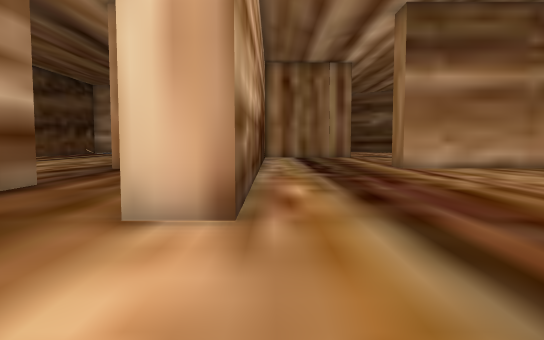
View 1 (above)

19 first-person views from a walk through a Unity game level. The camera is 1.5 m above the floor, tilts 4° down and sees 70° across. The floor is counted in squares, 2 m on a side. Each view is taken from the middle of a square. On the plan, view 1 faces up. The plan holds only what a view shows up to about 12 squares ahead; the rest is blank. The place goes on beyond the plan. The player is left out.

View 2
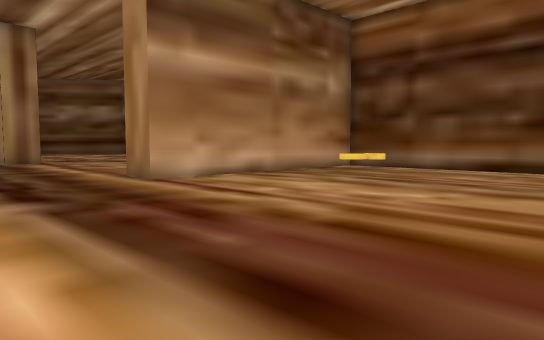

View 3
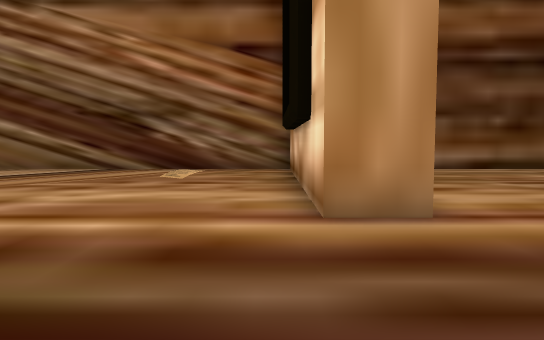

View 4
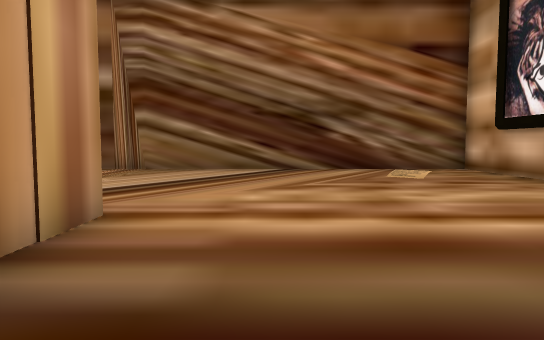

View 5
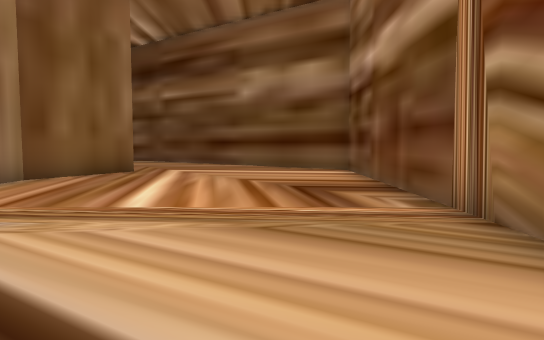

View 6
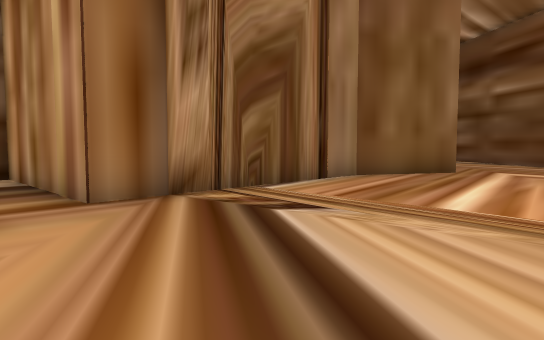

View 7
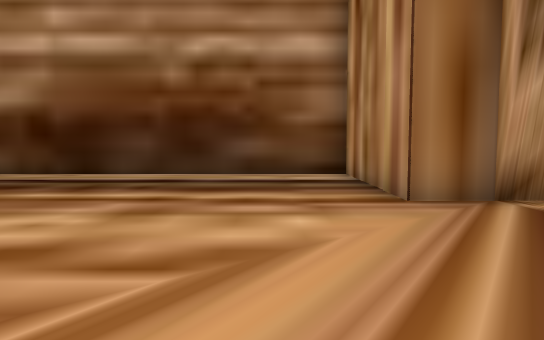

View 8
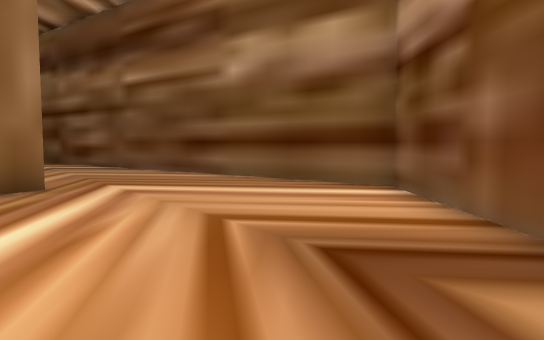

View 9
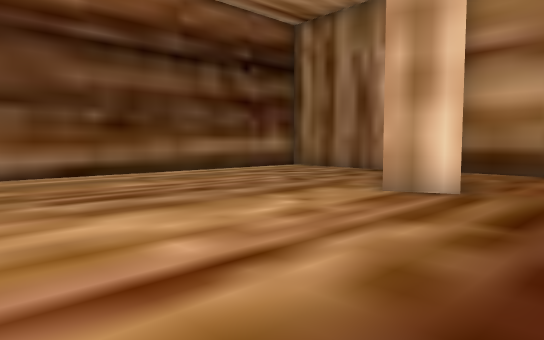

View 10
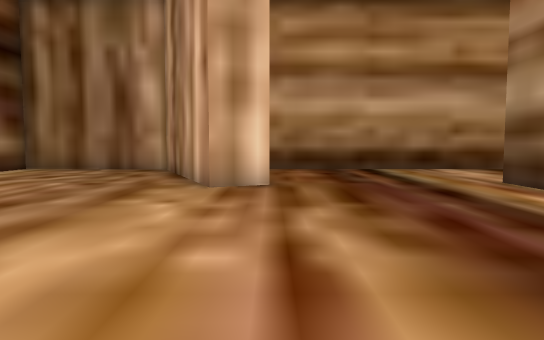

View 11
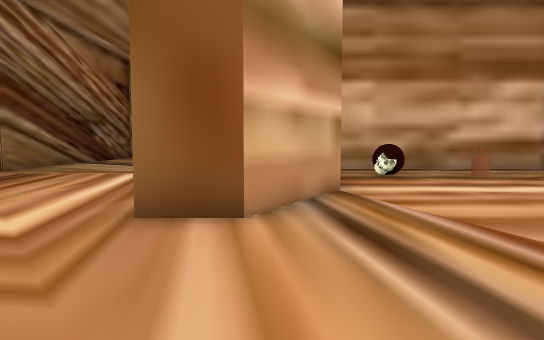

View 12
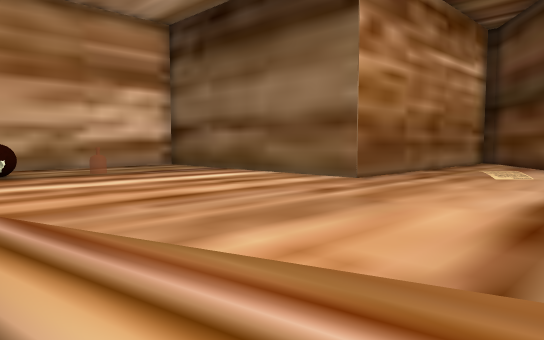

View 13
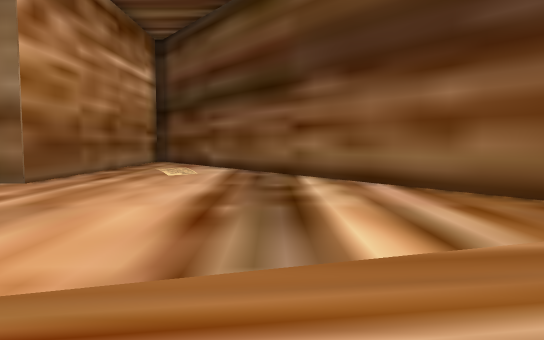

View 14
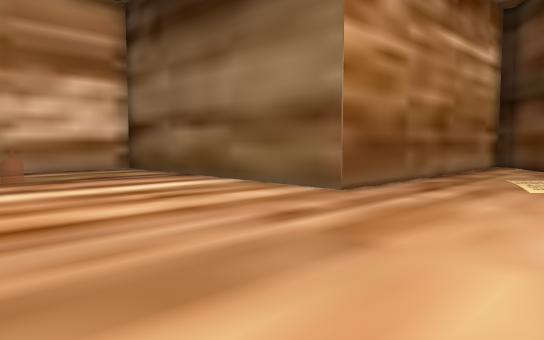

View 15
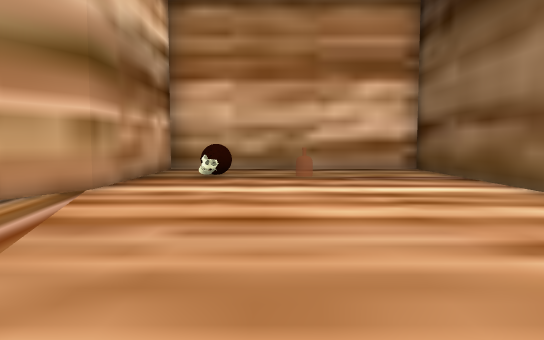

View 16
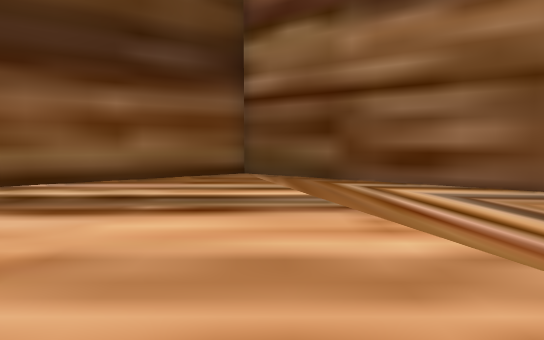

View 17
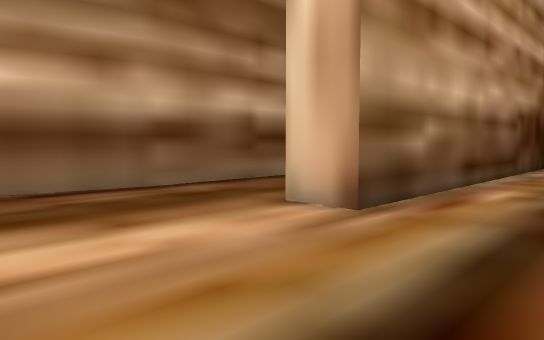

View 18
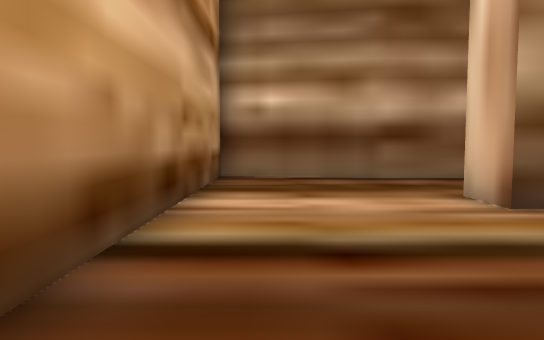

View 19
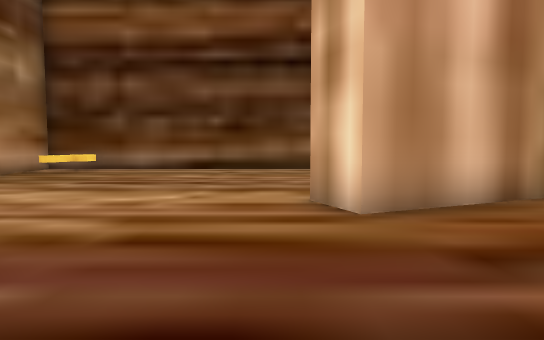

### Floor plan
Points are (right, up) in squares from view 1. A wall is a line through its corners. A room is listed if a view was taken in it or the views show most of it. See-through windows are left out.
Room 1 (views 1, 2, 3, 4, 5, 6, 7, 8, 9, 10, 17, 18, 19)
walls: (11.1, 11.4) (3.9, 11.4) (3.9, 12.5) (11.1, 12.5); (-4.2, 7) (-4.2, 3.2); (5.3, 1.2) (4, 4.1) (5, 4.5) (6.9, 0.2) (11.1, -0.2) (11.1, 28.7) (5.7, 32.7); (-4.2, 3.4) (-4.8, -0.2) (5.6, -0.2); (5.4, 28.2) (4, 25.8) (4, 19.8) (-0.4, 19.8) (-0.4, 3.7) (-1.5, 3.7)
low walls: (10.2, 10.1) (9.5, 10.5)
ways out: opening at (6, 30.5) to room 2; opening at (-3, 7.7)
Room 2 (views 11, 12, 13, 14, 15, 16)
walls: (5.7, 32.7) (-0.7, 37.5) (-12.5, 28.7); (-12.5, 28.4) (-4.2, 28.4) (-4.2, 20.9) (2.9, 20.9) (2.9, 25.8) (4.3, 28.2) (5.4, 28.2)
ways out: opening at (6, 30.5) to room 1
objects: skull (2, 23)

Positions as (right, up) in squares from view 1, and headings:
1: (0, 0), facing up
2: (0, 4), facing up-right
3: (0, 13), facing right
4: (0, 18), facing right
5: (9, 18), facing up
6: (9, 18), facing up-left
7: (9, 18), facing left
8: (9, 22), facing up
9: (2, 10), facing down-right
10: (4, 11), facing down
11: (4, 32), facing down
12: (3, 33), facing down-left
13: (3, 33), facing left
14: (1, 32), facing down-left
15: (0, 32), facing down
16: (0, 28), facing up
17: (2, 0), facing up-left
18: (4, 1), facing left
19: (0, 5), facing right
